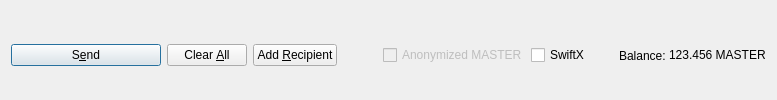
         <widget class="QFrame" name="frame_Send">
          <layout class="QHBoxLayout" name="horizontalLayout">
           <property name="bottomMargin">
            <number>0</number>
           </property>
           <item>
            <widget class="QPushButton" name="sendButton">
             <property name="minimumSize">
              <size>
               <width>150</width>
               <height>0</height>
              </size>
             </property>
             <property name="toolTip">
              <string>Confirm the send action</string>
             </property>
             <property name="text">
              <string>S&amp;end</string>
             </property>
             <property name="icon">
              <iconset resource="../masterstake.qrc">
               <normaloff>:/icons/send</normaloff>:/icons/send</iconset>
             </property>
             <property name="autoDefault">
              <bool>false</bool>
             </property>
             <property name="default">
              <bool>true</bool>
             </property>
            </widget>
           </item>
           <item>
            <widget class="QPushButton" name="clearButton">
             <property name="sizePolicy">
              <sizepolicy hsizetype="Minimum" vsizetype="Fixed">
               <horstretch>0</horstretch>
               <verstretch>0</verstretch>
              </sizepolicy>
             </property>
             <property name="toolTip">
              <string>Clear all fields of the form.</string>
             </property>
             <property name="text">
              <string>Clear &amp;All</string>
             </property>
             <property name="icon">
              <iconset resource="../masterstake.qrc">
               <normaloff>:/icons/remove</normaloff>:/icons/remove</iconset>
             </property>
             <property name="autoDefault">
              <bool>false</bool>
             </property>
            </widget>
           </item>
           <item>
            <widget class="QPushButton" name="addButton">
             <property name="toolTip">
              <string>Send to multiple recipients at once</string>
             </property>
             <property name="text">
              <string>Add &amp;Recipient</string>
             </property>
             <property name="icon">
              <iconset resource="../masterstake.qrc">
               <normaloff>:/icons/add</normaloff>:/icons/add</iconset>
             </property>
             <property name="autoDefault">
              <bool>false</bool>
             </property>
            </widget>
           </item>
           <item>
            <spacer name="horizontalSpacer">
             <property name="orientation">
              <enum>Qt::Horizontal</enum>
             </property>
             <property name="sizeHint" stdset="0">
              <size>
               <width>40</width>
               <height>20</height>
              </size>
             </property>
            </spacer>
           </item>
           <item>
            <layout class="QHBoxLayout" name="horizontalLayout_2">
             <property name="spacing">
              <number>3</number>
             </property>
             <item>
              <widget class="QCheckBox" name="checkzMASTER">
               <property name="enabled">
                <bool>false</bool>
               </property>
               <property name="text">
                <string>Anonymized MASTER</string>
               </property>
              </widget>
             </item>
             <item>
              <widget class="QCheckBox" name="checkSwiftTX">
               <property name="enabled">
                <bool>true</bool>
               </property>
               <property name="minimumSize">
                <size>
                 <width>85</width>
                 <height>0</height>
                </size>
               </property>
               <property name="text">
                <string>SwiftX</string>
               </property>
              </widget>
             </item>
             <item>
              <widget class="QLabel" name="label">
               <property name="text">
                <string>Balance:</string>
               </property>
              </widget>
             </item>
             <item>
              <widget class="QLabel" name="labelBalance">
               <property name="sizePolicy">
                <sizepolicy hsizetype="Preferred" vsizetype="Fixed">
                 <horstretch>0</horstretch>
                 <verstretch>0</verstretch>
                </sizepolicy>
               </property>
               <property name="cursor">
                <cursorShape>IBeamCursor</cursorShape>
               </property>
               <property name="text">
                <string notr="true">123.456 MASTER</string>
               </property>
               <property name="textInteractionFlags">
                <set>Qt::LinksAccessibleByMouse|Qt::TextSelectableByKeyboard|Qt::TextSelectableByMouse</set>
               </property>
              </widget>
             </item>
            </layout>
           </item>
          </layout>
         </widget>
